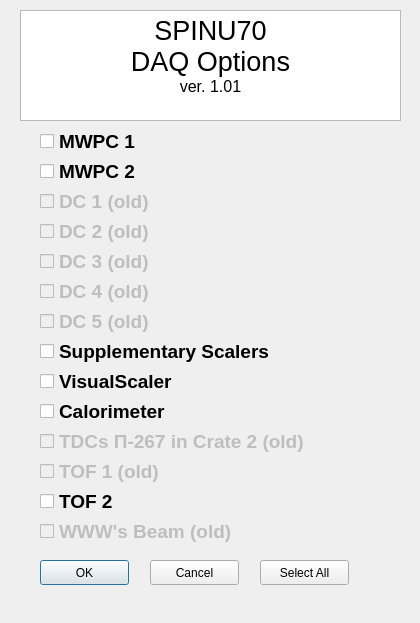
<?xml version="1.0" encoding="UTF-8"?>
<ui version="4.0">
 <class>Dialog</class>
 <widget class="QDialog" name="Dialog">
  <property name="geometry">
   <rect>
    <x>0</x>
    <y>0</y>
    <width>420</width>
    <height>623</height>
   </rect>
  </property>
  <property name="windowTitle">
   <string>DAQ Options</string>
  </property>
  <widget class="QCheckBox" name="cB_MWPC1">
   <property name="enabled">
    <bool>true</bool>
   </property>
   <property name="geometry">
    <rect>
     <x>40</x>
     <y>130</y>
     <width>121</width>
     <height>23</height>
    </rect>
   </property>
   <property name="sizePolicy">
    <sizepolicy hsizetype="Minimum" vsizetype="Fixed">
     <horstretch>0</horstretch>
     <verstretch>0</verstretch>
    </sizepolicy>
   </property>
   <property name="sizeIncrement">
    <size>
     <width>0</width>
     <height>0</height>
    </size>
   </property>
   <property name="baseSize">
    <size>
     <width>0</width>
     <height>0</height>
    </size>
   </property>
   <property name="font">
    <font>
     <pointsize>14</pointsize>
     <weight>75</weight>
     <bold>true</bold>
    </font>
   </property>
   <property name="acceptDrops">
    <bool>false</bool>
   </property>
   <property name="autoFillBackground">
    <bool>false</bool>
   </property>
   <property name="text">
    <string>MWPC 1</string>
   </property>
   <property name="tristate">
    <bool>false</bool>
   </property>
  </widget>
  <widget class="QCheckBox" name="cB_MWPC2">
   <property name="enabled">
    <bool>true</bool>
   </property>
   <property name="geometry">
    <rect>
     <x>40</x>
     <y>160</y>
     <width>131</width>
     <height>23</height>
    </rect>
   </property>
   <property name="sizePolicy">
    <sizepolicy hsizetype="Minimum" vsizetype="Fixed">
     <horstretch>0</horstretch>
     <verstretch>0</verstretch>
    </sizepolicy>
   </property>
   <property name="sizeIncrement">
    <size>
     <width>0</width>
     <height>0</height>
    </size>
   </property>
   <property name="baseSize">
    <size>
     <width>0</width>
     <height>0</height>
    </size>
   </property>
   <property name="font">
    <font>
     <pointsize>14</pointsize>
     <weight>75</weight>
     <bold>true</bold>
    </font>
   </property>
   <property name="acceptDrops">
    <bool>false</bool>
   </property>
   <property name="autoFillBackground">
    <bool>false</bool>
   </property>
   <property name="text">
    <string>MWPC 2</string>
   </property>
   <property name="checkable">
    <bool>true</bool>
   </property>
   <property name="checked">
    <bool>false</bool>
   </property>
   <property name="tristate">
    <bool>false</bool>
   </property>
  </widget>
  <widget class="QCheckBox" name="cB_DC1">
   <property name="enabled">
    <bool>false</bool>
   </property>
   <property name="geometry">
    <rect>
     <x>40</x>
     <y>190</y>
     <width>151</width>
     <height>23</height>
    </rect>
   </property>
   <property name="sizePolicy">
    <sizepolicy hsizetype="Minimum" vsizetype="Fixed">
     <horstretch>0</horstretch>
     <verstretch>0</verstretch>
    </sizepolicy>
   </property>
   <property name="sizeIncrement">
    <size>
     <width>0</width>
     <height>0</height>
    </size>
   </property>
   <property name="baseSize">
    <size>
     <width>0</width>
     <height>0</height>
    </size>
   </property>
   <property name="font">
    <font>
     <pointsize>14</pointsize>
     <weight>75</weight>
     <bold>true</bold>
    </font>
   </property>
   <property name="acceptDrops">
    <bool>false</bool>
   </property>
   <property name="autoFillBackground">
    <bool>false</bool>
   </property>
   <property name="text">
    <string>DC 1 (old)</string>
   </property>
   <property name="checkable">
    <bool>true</bool>
   </property>
   <property name="checked">
    <bool>false</bool>
   </property>
   <property name="tristate">
    <bool>false</bool>
   </property>
  </widget>
  <widget class="QCheckBox" name="cB_DC2">
   <property name="enabled">
    <bool>false</bool>
   </property>
   <property name="geometry">
    <rect>
     <x>40</x>
     <y>220</y>
     <width>141</width>
     <height>23</height>
    </rect>
   </property>
   <property name="sizePolicy">
    <sizepolicy hsizetype="Minimum" vsizetype="Fixed">
     <horstretch>0</horstretch>
     <verstretch>0</verstretch>
    </sizepolicy>
   </property>
   <property name="sizeIncrement">
    <size>
     <width>0</width>
     <height>0</height>
    </size>
   </property>
   <property name="baseSize">
    <size>
     <width>0</width>
     <height>0</height>
    </size>
   </property>
   <property name="font">
    <font>
     <pointsize>14</pointsize>
     <weight>75</weight>
     <bold>true</bold>
    </font>
   </property>
   <property name="acceptDrops">
    <bool>false</bool>
   </property>
   <property name="autoFillBackground">
    <bool>false</bool>
   </property>
   <property name="text">
    <string>DC 2 (old)</string>
   </property>
   <property name="checkable">
    <bool>true</bool>
   </property>
   <property name="checked">
    <bool>false</bool>
   </property>
   <property name="tristate">
    <bool>false</bool>
   </property>
  </widget>
  <widget class="QCheckBox" name="cB_DC3">
   <property name="enabled">
    <bool>false</bool>
   </property>
   <property name="geometry">
    <rect>
     <x>40</x>
     <y>250</y>
     <width>151</width>
     <height>23</height>
    </rect>
   </property>
   <property name="sizePolicy">
    <sizepolicy hsizetype="Minimum" vsizetype="Fixed">
     <horstretch>0</horstretch>
     <verstretch>0</verstretch>
    </sizepolicy>
   </property>
   <property name="sizeIncrement">
    <size>
     <width>0</width>
     <height>0</height>
    </size>
   </property>
   <property name="baseSize">
    <size>
     <width>0</width>
     <height>0</height>
    </size>
   </property>
   <property name="font">
    <font>
     <pointsize>14</pointsize>
     <weight>75</weight>
     <bold>true</bold>
    </font>
   </property>
   <property name="acceptDrops">
    <bool>false</bool>
   </property>
   <property name="autoFillBackground">
    <bool>false</bool>
   </property>
   <property name="text">
    <string>DC 3 (old)</string>
   </property>
   <property name="checkable">
    <bool>true</bool>
   </property>
   <property name="checked">
    <bool>false</bool>
   </property>
   <property name="tristate">
    <bool>false</bool>
   </property>
  </widget>
  <widget class="QCheckBox" name="cB_DC4">
   <property name="enabled">
    <bool>false</bool>
   </property>
   <property name="geometry">
    <rect>
     <x>40</x>
     <y>280</y>
     <width>151</width>
     <height>23</height>
    </rect>
   </property>
   <property name="sizePolicy">
    <sizepolicy hsizetype="Minimum" vsizetype="Fixed">
     <horstretch>0</horstretch>
     <verstretch>0</verstretch>
    </sizepolicy>
   </property>
   <property name="sizeIncrement">
    <size>
     <width>0</width>
     <height>0</height>
    </size>
   </property>
   <property name="baseSize">
    <size>
     <width>0</width>
     <height>0</height>
    </size>
   </property>
   <property name="font">
    <font>
     <pointsize>14</pointsize>
     <weight>75</weight>
     <bold>true</bold>
    </font>
   </property>
   <property name="acceptDrops">
    <bool>false</bool>
   </property>
   <property name="autoFillBackground">
    <bool>false</bool>
   </property>
   <property name="text">
    <string>DC 4 (old)</string>
   </property>
   <property name="checkable">
    <bool>true</bool>
   </property>
   <property name="checked">
    <bool>false</bool>
   </property>
   <property name="tristate">
    <bool>false</bool>
   </property>
  </widget>
  <widget class="QCheckBox" name="cB_DC5">
   <property name="enabled">
    <bool>false</bool>
   </property>
   <property name="geometry">
    <rect>
     <x>40</x>
     <y>310</y>
     <width>161</width>
     <height>23</height>
    </rect>
   </property>
   <property name="sizePolicy">
    <sizepolicy hsizetype="Minimum" vsizetype="Fixed">
     <horstretch>0</horstretch>
     <verstretch>0</verstretch>
    </sizepolicy>
   </property>
   <property name="sizeIncrement">
    <size>
     <width>0</width>
     <height>0</height>
    </size>
   </property>
   <property name="baseSize">
    <size>
     <width>0</width>
     <height>0</height>
    </size>
   </property>
   <property name="font">
    <font>
     <pointsize>14</pointsize>
     <weight>75</weight>
     <bold>true</bold>
    </font>
   </property>
   <property name="acceptDrops">
    <bool>false</bool>
   </property>
   <property name="autoFillBackground">
    <bool>false</bool>
   </property>
   <property name="text">
    <string>DC 5 (old)</string>
   </property>
   <property name="checkable">
    <bool>true</bool>
   </property>
   <property name="checked">
    <bool>false</bool>
   </property>
   <property name="tristate">
    <bool>false</bool>
   </property>
  </widget>
  <widget class="QCheckBox" name="cB_SupplementaryScalers">
   <property name="enabled">
    <bool>true</bool>
   </property>
   <property name="geometry">
    <rect>
     <x>40</x>
     <y>340</y>
     <width>331</width>
     <height>23</height>
    </rect>
   </property>
   <property name="sizePolicy">
    <sizepolicy hsizetype="Minimum" vsizetype="Fixed">
     <horstretch>0</horstretch>
     <verstretch>0</verstretch>
    </sizepolicy>
   </property>
   <property name="sizeIncrement">
    <size>
     <width>0</width>
     <height>0</height>
    </size>
   </property>
   <property name="baseSize">
    <size>
     <width>0</width>
     <height>0</height>
    </size>
   </property>
   <property name="font">
    <font>
     <pointsize>14</pointsize>
     <weight>75</weight>
     <bold>true</bold>
    </font>
   </property>
   <property name="acceptDrops">
    <bool>false</bool>
   </property>
   <property name="autoFillBackground">
    <bool>false</bool>
   </property>
   <property name="text">
    <string>Supplementary Scalers</string>
   </property>
   <property name="checkable">
    <bool>true</bool>
   </property>
   <property name="checked">
    <bool>false</bool>
   </property>
   <property name="tristate">
    <bool>false</bool>
   </property>
  </widget>
  <widget class="QCheckBox" name="cB_VisualScaler">
   <property name="enabled">
    <bool>true</bool>
   </property>
   <property name="geometry">
    <rect>
     <x>40</x>
     <y>370</y>
     <width>191</width>
     <height>23</height>
    </rect>
   </property>
   <property name="sizePolicy">
    <sizepolicy hsizetype="Minimum" vsizetype="Fixed">
     <horstretch>0</horstretch>
     <verstretch>0</verstretch>
    </sizepolicy>
   </property>
   <property name="sizeIncrement">
    <size>
     <width>0</width>
     <height>0</height>
    </size>
   </property>
   <property name="baseSize">
    <size>
     <width>0</width>
     <height>0</height>
    </size>
   </property>
   <property name="font">
    <font>
     <pointsize>14</pointsize>
     <weight>75</weight>
     <bold>true</bold>
    </font>
   </property>
   <property name="acceptDrops">
    <bool>false</bool>
   </property>
   <property name="autoFillBackground">
    <bool>false</bool>
   </property>
   <property name="text">
    <string>VisualScaler</string>
   </property>
   <property name="checkable">
    <bool>true</bool>
   </property>
   <property name="checked">
    <bool>false</bool>
   </property>
   <property name="tristate">
    <bool>false</bool>
   </property>
  </widget>
  <widget class="QCheckBox" name="cB_Calorimeter">
   <property name="enabled">
    <bool>true</bool>
   </property>
   <property name="geometry">
    <rect>
     <x>40</x>
     <y>400</y>
     <width>191</width>
     <height>23</height>
    </rect>
   </property>
   <property name="sizePolicy">
    <sizepolicy hsizetype="Minimum" vsizetype="Fixed">
     <horstretch>0</horstretch>
     <verstretch>0</verstretch>
    </sizepolicy>
   </property>
   <property name="sizeIncrement">
    <size>
     <width>0</width>
     <height>0</height>
    </size>
   </property>
   <property name="baseSize">
    <size>
     <width>0</width>
     <height>0</height>
    </size>
   </property>
   <property name="font">
    <font>
     <pointsize>14</pointsize>
     <weight>75</weight>
     <bold>true</bold>
    </font>
   </property>
   <property name="acceptDrops">
    <bool>false</bool>
   </property>
   <property name="autoFillBackground">
    <bool>false</bool>
   </property>
   <property name="text">
    <string>Calorimeter</string>
   </property>
   <property name="checkable">
    <bool>true</bool>
   </property>
   <property name="checked">
    <bool>false</bool>
   </property>
   <property name="tristate">
    <bool>false</bool>
   </property>
  </widget>
  <widget class="QCheckBox" name="cB_TDC">
   <property name="enabled">
    <bool>false</bool>
   </property>
   <property name="geometry">
    <rect>
     <x>40</x>
     <y>430</y>
     <width>341</width>
     <height>23</height>
    </rect>
   </property>
   <property name="sizePolicy">
    <sizepolicy hsizetype="Minimum" vsizetype="Fixed">
     <horstretch>0</horstretch>
     <verstretch>0</verstretch>
    </sizepolicy>
   </property>
   <property name="sizeIncrement">
    <size>
     <width>0</width>
     <height>0</height>
    </size>
   </property>
   <property name="baseSize">
    <size>
     <width>0</width>
     <height>0</height>
    </size>
   </property>
   <property name="font">
    <font>
     <pointsize>14</pointsize>
     <weight>75</weight>
     <bold>true</bold>
    </font>
   </property>
   <property name="acceptDrops">
    <bool>false</bool>
   </property>
   <property name="autoFillBackground">
    <bool>false</bool>
   </property>
   <property name="text">
    <string>TDCs П-267 in Crate 2 (old)</string>
   </property>
   <property name="checkable">
    <bool>true</bool>
   </property>
   <property name="checked">
    <bool>false</bool>
   </property>
   <property name="tristate">
    <bool>false</bool>
   </property>
  </widget>
  <widget class="QCheckBox" name="cB_TOF1">
   <property name="enabled">
    <bool>false</bool>
   </property>
   <property name="geometry">
    <rect>
     <x>40</x>
     <y>460</y>
     <width>241</width>
     <height>23</height>
    </rect>
   </property>
   <property name="sizePolicy">
    <sizepolicy hsizetype="Minimum" vsizetype="Fixed">
     <horstretch>0</horstretch>
     <verstretch>0</verstretch>
    </sizepolicy>
   </property>
   <property name="sizeIncrement">
    <size>
     <width>0</width>
     <height>0</height>
    </size>
   </property>
   <property name="baseSize">
    <size>
     <width>0</width>
     <height>0</height>
    </size>
   </property>
   <property name="font">
    <font>
     <pointsize>14</pointsize>
     <weight>75</weight>
     <bold>true</bold>
    </font>
   </property>
   <property name="acceptDrops">
    <bool>false</bool>
   </property>
   <property name="autoFillBackground">
    <bool>false</bool>
   </property>
   <property name="text">
    <string>TOF 1 (old)</string>
   </property>
   <property name="checkable">
    <bool>true</bool>
   </property>
   <property name="checked">
    <bool>false</bool>
   </property>
   <property name="tristate">
    <bool>false</bool>
   </property>
  </widget>
  <widget class="QCheckBox" name="cB_TOF2">
   <property name="enabled">
    <bool>true</bool>
   </property>
   <property name="geometry">
    <rect>
     <x>40</x>
     <y>490</y>
     <width>141</width>
     <height>23</height>
    </rect>
   </property>
   <property name="sizePolicy">
    <sizepolicy hsizetype="Minimum" vsizetype="Fixed">
     <horstretch>0</horstretch>
     <verstretch>0</verstretch>
    </sizepolicy>
   </property>
   <property name="sizeIncrement">
    <size>
     <width>0</width>
     <height>0</height>
    </size>
   </property>
   <property name="baseSize">
    <size>
     <width>0</width>
     <height>0</height>
    </size>
   </property>
   <property name="font">
    <font>
     <pointsize>14</pointsize>
     <weight>75</weight>
     <bold>true</bold>
    </font>
   </property>
   <property name="acceptDrops">
    <bool>false</bool>
   </property>
   <property name="autoFillBackground">
    <bool>false</bool>
   </property>
   <property name="text">
    <string>TOF 2</string>
   </property>
   <property name="checkable">
    <bool>true</bool>
   </property>
   <property name="checked">
    <bool>false</bool>
   </property>
   <property name="tristate">
    <bool>false</bool>
   </property>
  </widget>
  <widget class="QCheckBox" name="cB_WWW">
   <property name="enabled">
    <bool>false</bool>
   </property>
   <property name="geometry">
    <rect>
     <x>40</x>
     <y>520</y>
     <width>291</width>
     <height>23</height>
    </rect>
   </property>
   <property name="sizePolicy">
    <sizepolicy hsizetype="Minimum" vsizetype="Fixed">
     <horstretch>0</horstretch>
     <verstretch>0</verstretch>
    </sizepolicy>
   </property>
   <property name="sizeIncrement">
    <size>
     <width>0</width>
     <height>0</height>
    </size>
   </property>
   <property name="baseSize">
    <size>
     <width>0</width>
     <height>0</height>
    </size>
   </property>
   <property name="font">
    <font>
     <pointsize>14</pointsize>
     <weight>75</weight>
     <bold>true</bold>
    </font>
   </property>
   <property name="acceptDrops">
    <bool>false</bool>
   </property>
   <property name="autoFillBackground">
    <bool>false</bool>
   </property>
   <property name="text">
    <string>WWW's Beam (old)</string>
   </property>
   <property name="iconSize">
    <size>
     <width>16</width>
     <height>16</height>
    </size>
   </property>
   <property name="checkable">
    <bool>true</bool>
   </property>
   <property name="checked">
    <bool>false</bool>
   </property>
   <property name="tristate">
    <bool>false</bool>
   </property>
  </widget>
  <widget class="QPushButton" name="pb_RUN">
   <property name="geometry">
    <rect>
     <x>40</x>
     <y>560</y>
     <width>89</width>
     <height>25</height>
    </rect>
   </property>
   <property name="text">
    <string>OK</string>
   </property>
  </widget>
  <widget class="QPushButton" name="pb_Cancel">
   <property name="geometry">
    <rect>
     <x>150</x>
     <y>560</y>
     <width>89</width>
     <height>25</height>
    </rect>
   </property>
   <property name="text">
    <string>Cancel</string>
   </property>
  </widget>
  <widget class="QPushButton" name="pb_SelectAll">
   <property name="geometry">
    <rect>
     <x>260</x>
     <y>560</y>
     <width>89</width>
     <height>25</height>
    </rect>
   </property>
   <property name="text">
    <string>Select All</string>
   </property>
  </widget>
  <widget class="QTextEdit" name="textEdit">
   <property name="geometry">
    <rect>
     <x>20</x>
     <y>10</y>
     <width>381</width>
     <height>111</height>
    </rect>
   </property>
   <property name="html">
    <string>&lt;!DOCTYPE HTML PUBLIC &quot;-//W3C//DTD HTML 4.0//EN&quot; &quot;http://www.w3.org/TR/REC-html40/strict.dtd&quot;&gt;
&lt;html&gt;&lt;head&gt;&lt;meta name=&quot;qrichtext&quot; content=&quot;1&quot; /&gt;&lt;style type=&quot;text/css&quot;&gt;
p, li { white-space: pre-wrap; }
&lt;/style&gt;&lt;/head&gt;&lt;body style=&quot; font-family:'Sans Serif'; font-size:9pt; font-weight:400; font-style:normal;&quot;&gt;
&lt;p align=&quot;center&quot; style=&quot; margin-top:0px; margin-bottom:0px; margin-left:0px; margin-right:0px; -qt-block-indent:0; text-indent:0px;&quot;&gt;&lt;span style=&quot; font-family:'Ubuntu'; font-size:20pt;&quot;&gt;SPINU70&lt;/span&gt;&lt;/p&gt;
&lt;p align=&quot;center&quot; style=&quot; margin-top:0px; margin-bottom:0px; margin-left:0px; margin-right:0px; -qt-block-indent:0; text-indent:0px;&quot;&gt;&lt;span style=&quot; font-family:'Ubuntu'; font-size:20pt;&quot;&gt;DAQ Options&lt;/span&gt;&lt;/p&gt;
&lt;p align=&quot;center&quot; style=&quot; margin-top:0px; margin-bottom:0px; margin-left:0px; margin-right:0px; -qt-block-indent:0; text-indent:0px;&quot;&gt;&lt;span style=&quot; font-family:'Ubuntu'; font-size:12pt;&quot;&gt;ver. 1.01&lt;/span&gt;&lt;/p&gt;&lt;/body&gt;&lt;/html&gt;</string>
   </property>
  </widget>
 </widget>
 <resources/>
 <connections/>
</ui>
